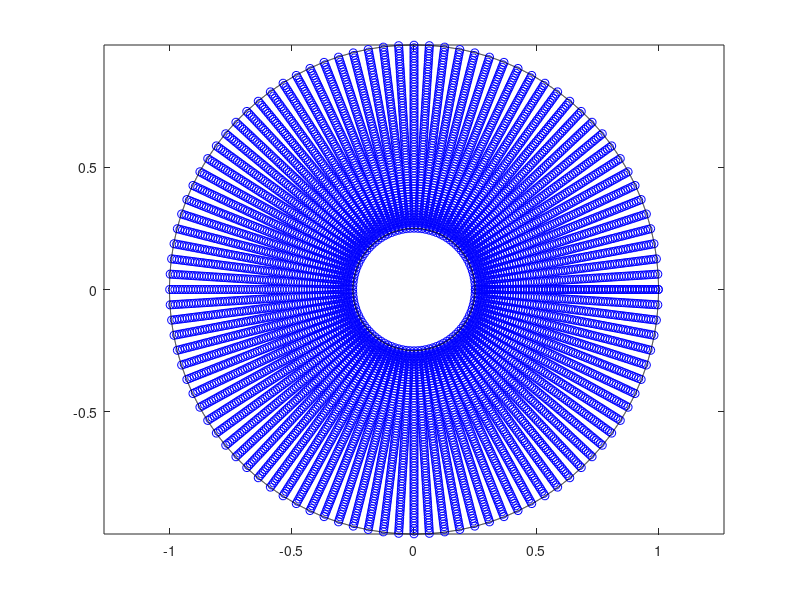

Write MATLAB code to recreate this figure. (Note: this script raises an error after producing the figure.)
% Example_ann_contour_save_rad.m
% Nasser June 12, 2019
clear;clc
% To generate the data in the files:
% xan0p_pt.mat, yan0p_pt.mat, Ran0p_pt.mat,
% which will be used by the MATLAB file:
% Example_ann_contour_plot_rad.m
% to plot the contour lines and the surface in
% Figure 3 in the paper:
% E. Kalmoun, M. Nasser and M. Vuorinen, Numerical computation of Mityuk's
% function and radius for some canonical slit domains. 
% 
%
% choose the values of theta_0 and theta_1
% here theta_1=0 (the canonical domain is the unit disk with a radial slit
%
thetak = [pi/2;0];
% The parametrization of the boundary
n  =  2^14;
t  = [0:2*pi/n:2*pi-2*pi/n].';
%
k  =  1; % the unit circle: |z|=1
et(1+(k-1)*n:k*n,1)  =  1.* exp(i.*t);
etp(1+(k-1)*n:k*n,1) =  1i.*exp(i.*t);
k  =  2; % the inner circle: |z|=0.25
et(1+(k-1)*n:k*n,1)  =  0.25.* exp(-i.*t);
etp(1+(k-1)*n:k*n,1) = -0.25i.*exp(-i.*t);
% generat a meshgrid in the domain G={z : 0.25<|z|<1}
[r,theta]=meshgrid([linspace(0.251,0.999,71)],[linspace(0,2*pi,101)]);
x=r.*cos(theta);
y=r.*sin(theta);
z=x+i*y;
sum(sum(abs(z)>=0))
%
% test: ploting the meshgrid
figure
tv=[0.05,0.15,0.25,0.33,0.365];
hold on
box on
plot(x,y,'ob');
for k=1:length(thetak)
    crv = et(1+(k-1)*n:k*n,1);crv(end+1)=crv(1);
    plot(real(crv),imag(crv),'k')
end
axis equal
%
%
% 
% computing the values of Compute Mityuk's radius R(G,alpha) where alpha is
% the matrix of meshgrid points
[mz,nz]  = size(z);
for k=1:mz
    for j=1:nz
        tic
        R(k,j)  =  Mityuk(et,etp,n,thetak,z(k,j));
        toc
    end
end
% 
% save the data
save('xan0_pt.mat', 'x', '-ascii', '-double')
save('yan0_pt.mat', 'y', '-ascii', '-double')
save('Ran0_pt.mat', 'R', '-ascii', '-double')
%